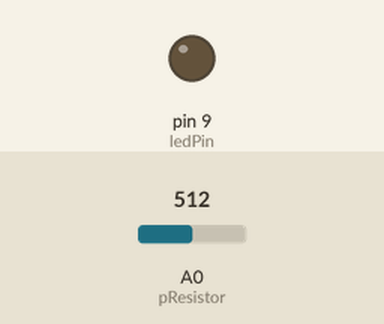
Simulated run of this sketch. Board: Arduino Uno, built with avr-gcc and run on an emulated ATmega328P. Parts: output pins drawn as LEDs (lit = HIGH). Inputs (shaded band) come from the test bench; at power-on: A0 (pResistor) = 512. What the sketch prints to the serial monitor is not drawn.

Above: at 1.2 s.
1.3 s: A0 (pResistor) set to 28
3.0 s: A0 (pResistor) set to 23
At 4.0 s:
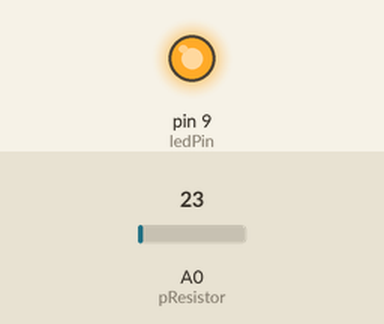
Timing chart, 0 to 6.0 s (numbered marks = the images above; inputs shaded):
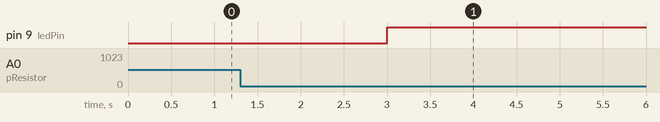

The sketch:

photo.ino
```cpp
#define pResistor A0

#define ledPin 9

//Variables
int value;          // Store value from photoresistor (0-1023)

void setup(){
 pinMode(ledPin, OUTPUT);
 pinMode(pResistor, INPUT);
 Serial.begin(9600);
}

void loop(){
  value = analogRead(pResistor);
  Serial.write(value);
  if (value > 25){
    digitalWrite(ledPin, LOW);
  }
  else{
    digitalWrite(ledPin, HIGH);
  }
}
```

Measured:
- the behaviour switches between 26 and 25 on A0 (pResistor) (found by bisection; images 0 and 1)
- after the input at 1.3 s, every drawn part: stays the same
- after the input at 3.0 s, pin 9 (ledPin): LOW → HIGH at once
